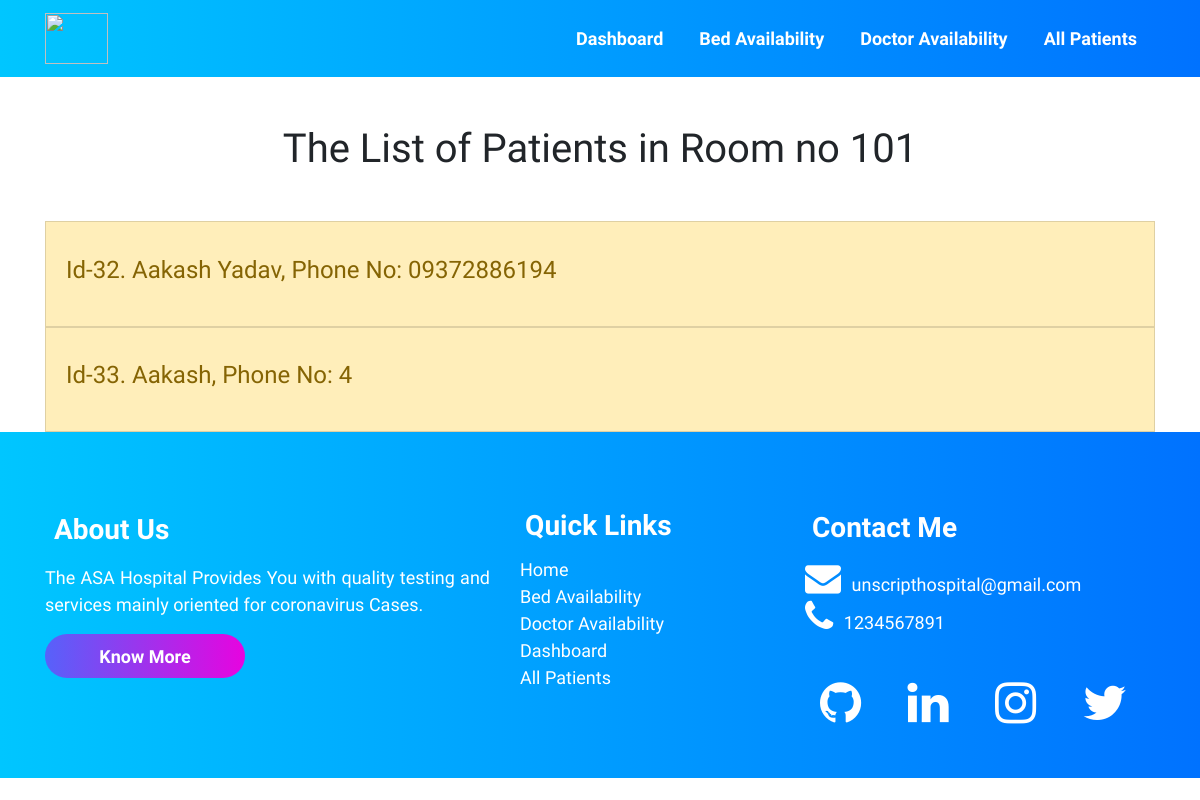
The app's page /bed-for-patient/43/, older data.
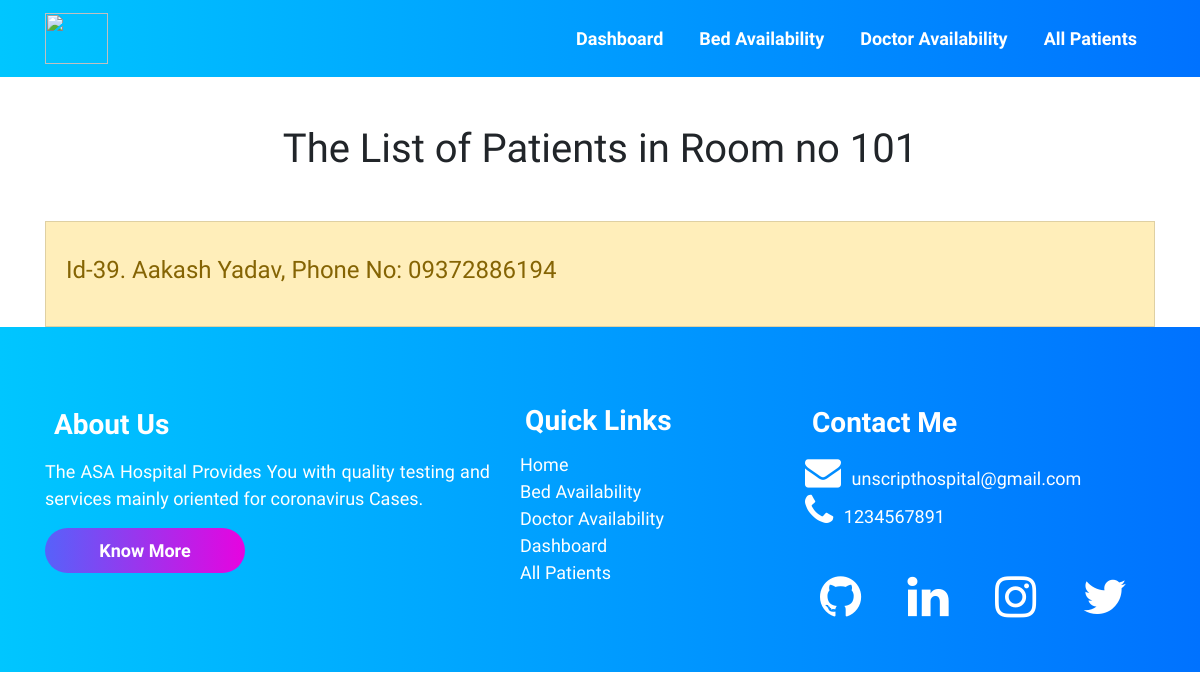
The same page, newer data.
### accounts/models.py (models this page shows, shortened)
class Patient (models.Model):
    patient_id = models.AutoField(primary_key=True)
    name = models.CharField(max_length=100)
    age = models.IntegerField()
    GENDERS = (
        (u'M', u'Male'),
        (u'F', u'Female'),
        (u'T', u'Transgender'),
        (u'O', u'Others'),
    )
    gender = models.CharField(max_length=2, null=True,
                              choices=GENDERS, default='M')
    phone = models.CharField(max_length=13)
    address = models.TextField(max_length=100)
    email_id = models.EmailField(max_length=254)
    date_admitted = models.DateField(auto_now=False, auto_now_add=False)
    oxygen_level = models.IntegerField(default=90)
    temperature = models.IntegerField(default=97)
    decreased = models.BooleanField(default=False)
    recovered = models.BooleanField(default=False)
    doctor = models.ForeignKey(Doctor, on_delete=models.CASCADE, default="")
    covid_test_result = models.ForeignKey(
        Result, on_delete=models.CASCADE, default="")
    room_no_and_bed_no = models.ForeignKey(
        Room, on_delete=models.CASCADE, default="")

class Room (models.Model):
    floor_no = models.IntegerField(default=0)
    room_no = models.CharField(default="", max_length=500)
    ventilator = models.BooleanField(default=False)
    occupied = models.BooleanField(default=False)
    def __str__(self):
        return self.room_no

### accounts/views.py (the view)
def bedforpatient(request, bedno):
    print(bedno)
    print(type(bedno))
    patients = Patient.objects.filter(room_no_and_bed_no=bedno)
    try:
        empty = False
        context = {
            'patients': patients,
            'first_patient': patients[0],
            'empty': empty,
        }
    except:
        empty = True
        context = {
            'patients': patients,
            'empty': empty,
        }
    return render(request, 'patientsfrombedavailability.html', context)

### templates/patientsfrombedavailability.html (shortened to what this page needs)
{% extends 'innerbase.html' %}
{% load static %}
{% block body %}
{% if empty %}
<div class="container">
    <h1 class="text-center m-5">
        There are no Patients in this Room
    </h1>
    <div class="text-center">
        <a href="/bedavailability/">
            <button class="btn btn-info">
                <h3>Return to Bed Availability</h3>
            </button>
        </a>
    </div>
</div>
{% else %}
<div class="container">
    <h1 class="text-center m-5">The List of Patients in Room no
        {{first_patient.room_no_and_bed_no}}
    </h1>
    <ul class="list-group">
        {% for patient in patients %}
        <a href="/patients/{{patient.patient_id}}" style="text-decoration: none;">
            <li
                class="list-group-item list-group-item-action {% if patient.room_no_and_bed_no.occupied %} list-group-item-warning  {% endif %} {% if patient.room_no_and_bed_no.ventilator %} list-group-item-danger {% endif %}">
                <h4>Id-{{patient.patient_id}}. {{patient.name}}, Phone No: {{patient.phone}}</h4>
            </li>
        </a>
        {% endfor %}
    </ul>
</div>
{% endif %}
{% endblock %}

Row changes from the older to the newer data that the page shows:
removed Patient: room_no_and_bed_no "101", patient_id "32", name "Aakash Yadav", phone "09372886194"
removed Patient: patient_id "33", name "Aakash", phone "4"
added Patient: room_no_and_bed_no "101", patient_id "39", name "Aakash Yadav", phone "09372886194"
